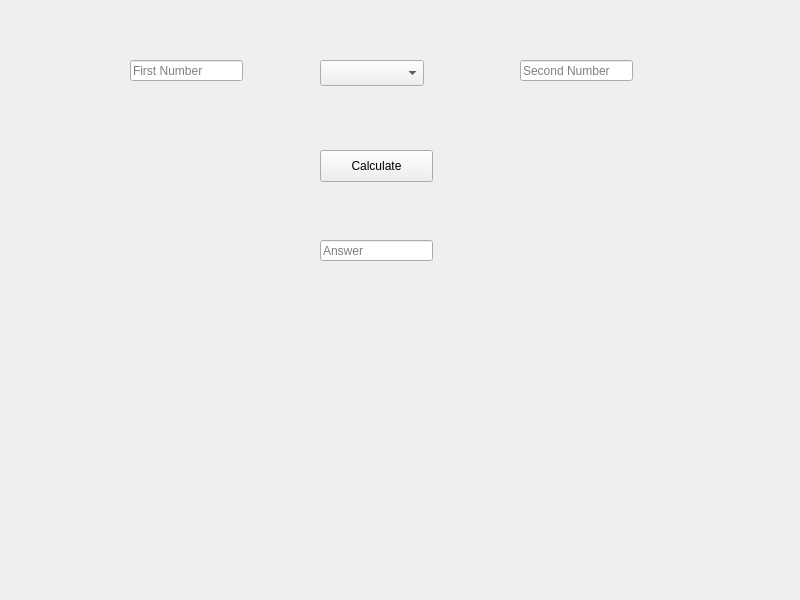
<?xml version="1.0" encoding="UTF-8"?>
<ui version="4.0">
 <class>MainWindow</class>
 <widget class="QMainWindow" name="MainWindow">
  <property name="geometry">
   <rect>
    <x>0</x>
    <y>0</y>
    <width>800</width>
    <height>600</height>
   </rect>
  </property>
  <property name="windowTitle">
   <string>MainWindow</string>
  </property>
  <widget class="QWidget" name="centralwidget">
   <widget class="QLineEdit" name="firstfield">
    <property name="geometry">
     <rect>
      <x>130</x>
      <y>60</y>
      <width>113</width>
      <height>21</height>
     </rect>
    </property>
    <property name="placeholderText">
     <string>First Number</string>
    </property>
   </widget>
   <widget class="QComboBox" name="opslist">
    <property name="geometry">
     <rect>
      <x>320</x>
      <y>60</y>
      <width>104</width>
      <height>26</height>
     </rect>
    </property>
   </widget>
   <widget class="QLineEdit" name="secondfield">
    <property name="geometry">
     <rect>
      <x>520</x>
      <y>60</y>
      <width>113</width>
      <height>21</height>
     </rect>
    </property>
    <property name="placeholderText">
     <string>Second Number</string>
    </property>
   </widget>
   <widget class="QPushButton" name="calcbtn">
    <property name="geometry">
     <rect>
      <x>320</x>
      <y>150</y>
      <width>113</width>
      <height>32</height>
     </rect>
    </property>
    <property name="text">
     <string>Calculate</string>
    </property>
   </widget>
   <widget class="QLineEdit" name="answerfield">
    <property name="geometry">
     <rect>
      <x>320</x>
      <y>240</y>
      <width>113</width>
      <height>21</height>
     </rect>
    </property>
    <property name="placeholderText">
     <string>Answer</string>
    </property>
   </widget>
  </widget>
 </widget>
 <resources/>
 <connections>
  <connection>
   <sender>calcbtn</sender>
   <signal>clicked()</signal>
   <receiver>MainWindow</receiver>
   <slot>oncalculate()</slot>
   <hints>
    <hint type="sourcelabel">
     <x>376</x>
     <y>165</y>
    </hint>
    <hint type="destinationlabel">
     <x>399</x>
     <y>299</y>
    </hint>
   </hints>
  </connection>
 </connections>
 <slots>
  <slot>oncalculate()</slot>
 </slots>
</ui>
